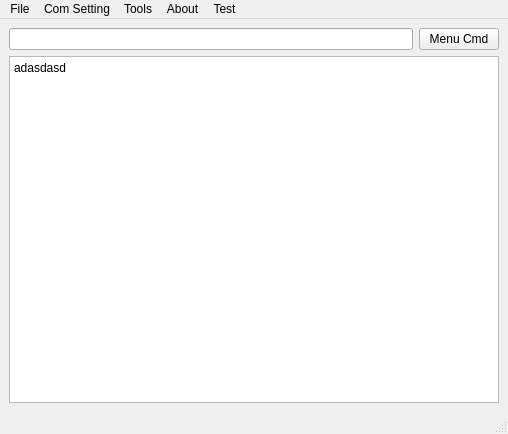
<?xml version="1.0" encoding="UTF-8"?>
<ui version="4.0">
 <class>MainWindow</class>
 <widget class="QMainWindow" name="MainWindow">
  <property name="geometry">
   <rect>
    <x>0</x>
    <y>0</y>
    <width>508</width>
    <height>434</height>
   </rect>
  </property>
  <property name="minimumSize">
   <size>
    <width>200</width>
    <height>200</height>
   </size>
  </property>
  <property name="windowTitle">
   <string>MainWindow - iDevTool</string>
  </property>
  <widget class="QWidget" name="centralwidget">
   <layout class="QVBoxLayout" name="verticalLayout">
    <item>
     <layout class="QHBoxLayout" name="horizontalLayout">
      <item>
       <widget class="QLineEdit" name="lineEdit_command"/>
      </item>
      <item>
       <widget class="QPushButton" name="pushButton_mCmd">
        <property name="text">
         <string>Menu Cmd</string>
        </property>
       </widget>
      </item>
     </layout>
    </item>
    <item>
     <widget class="QPlainTextEdit" name="plainTextEdit_txtDisplay">
      <property name="plainText">
       <string>adasdasd</string>
      </property>
     </widget>
    </item>
   </layout>
   <zorder>plainTextEdit_txtDisplay</zorder>
   <zorder>lineEdit_command</zorder>
   <zorder>plainTextEdit_txtDisplay</zorder>
   <zorder>pushButton_mCmd</zorder>
   <zorder>lineEdit_2</zorder>
   <zorder>pushButton_3</zorder>
  </widget>
  <widget class="QMenuBar" name="menubar">
   <property name="geometry">
    <rect>
     <x>0</x>
     <y>0</y>
     <width>508</width>
     <height>20</height>
    </rect>
   </property>
   <widget class="QMenu" name="menuFile">
    <property name="title">
     <string>File</string>
    </property>
    <addaction name="actionOpen"/>
    <addaction name="actionSave"/>
    <addaction name="actionExit"/>
   </widget>
   <widget class="QMenu" name="menuCom_Setting">
    <property name="title">
     <string>Com Setting</string>
    </property>
   </widget>
   <widget class="QMenu" name="menuTools">
    <property name="title">
     <string>Tools</string>
    </property>
    <addaction name="actionClear_window"/>
   </widget>
   <widget class="QMenu" name="menuAbout">
    <property name="title">
     <string>About</string>
    </property>
   </widget>
   <widget class="QMenu" name="menuTest">
    <property name="title">
     <string>Test</string>
    </property>
    <addaction name="actionOpen_port"/>
    <addaction name="actionClose_port"/>
    <addaction name="actionNew_from"/>
   </widget>
   <addaction name="menuFile"/>
   <addaction name="menuCom_Setting"/>
   <addaction name="menuTools"/>
   <addaction name="menuAbout"/>
   <addaction name="menuTest"/>
  </widget>
  <widget class="QStatusBar" name="statusbar"/>
  <action name="actionOpen">
   <property name="text">
    <string>Open</string>
   </property>
  </action>
  <action name="actionSave">
   <property name="text">
    <string>Save</string>
   </property>
  </action>
  <action name="actionExit">
   <property name="text">
    <string>Exit</string>
   </property>
  </action>
  <action name="actionNew_from">
   <property name="text">
    <string>new from</string>
   </property>
  </action>
  <action name="actionClear_window">
   <property name="text">
    <string>Clear window</string>
   </property>
  </action>
  <action name="actionOpen_port">
   <property name="text">
    <string>open port</string>
   </property>
  </action>
  <action name="actionClose_port">
   <property name="text">
    <string>close port</string>
   </property>
  </action>
 </widget>
 <resources/>
 <connections/>
</ui>
